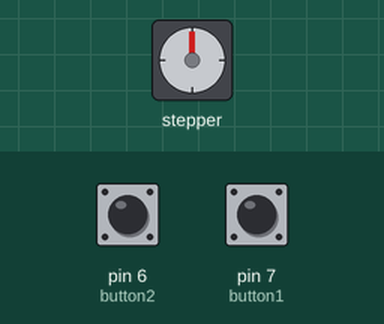
Simulated run of this sketch. Board: Arduino Uno, built with avr-gcc and run on an emulated ATmega328P. Parts: stepper motor. Inputs (shaded band) come from the test bench; at power-on: pin 6 (button2) LOW, pin 7 (button1) LOW. Stepper angles assume 500 steps per turn.

Above: at 1.2 s.
1.3 s: pin 6 (button2) pulled HIGH for 1 s
At 1.45 s:
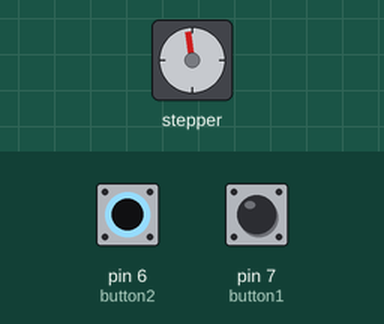
3.8 s: pin 7 (button1) pulled HIGH for 3.2 s
At 7.7 s:
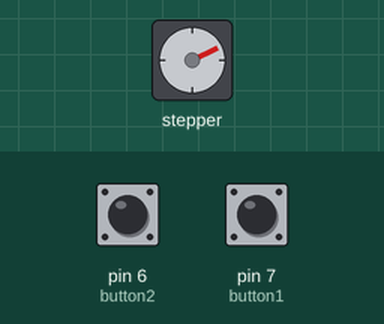
8.5 s: pin 6 (button2) pulled HIGH for 0.15 s
At 9.4 s:
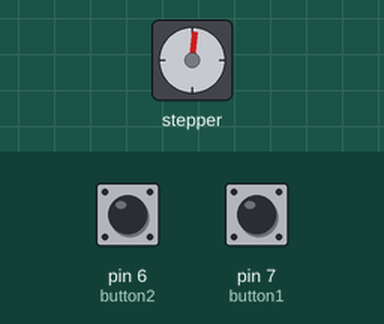
10.1 s: pin 7 (button1) pulled HIGH for 1 s
At 10.55 s:
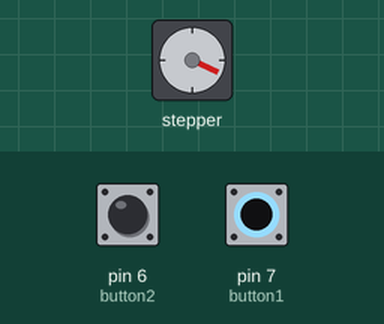
12.6 s: pin 6 (button2) pulled HIGH for 0.15 s
At 13.8 s:
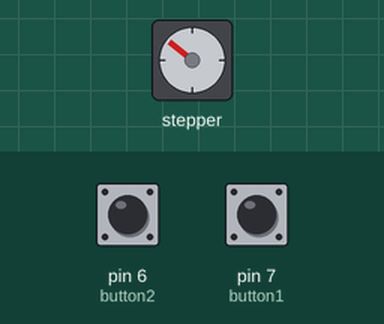
14.2 s: pin 6 (button2) pulled HIGH for 3.2 s
At 18.0 s:
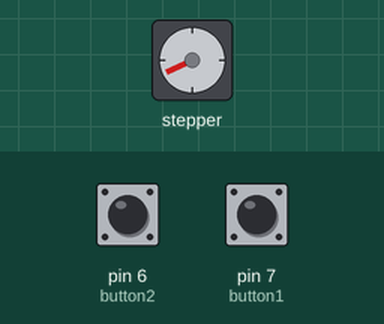
Timing chart, 0 to 19.5 s (numbered marks = the images above; inputs shaded):
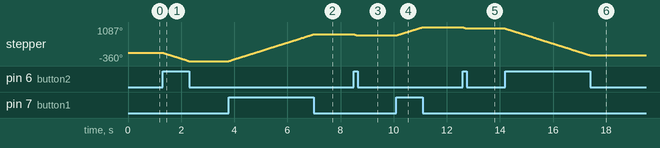

Measured:
- after the input at 1.3 s, stepper: turns 360° counter-clockwise in 0.99 s, starting at once
- after the input at 3.8 s, stepper: turns 1144° clockwise in 3.2 s, starting at once
- after the input at 8.5 s, stepper: turns 57° counter-clockwise in 0.14 s, starting at once
- after the input at 10.1 s, stepper: turns 360° clockwise in 0.99 s, starting at once
- after the input at 12.6 s, stepper: turns 58° counter-clockwise in 0.14 s, starting at once
- after the input at 14.2 s, stepper: turns 1145° counter-clockwise in 3.2 s, starting at once

The sketch:

Pratica23_Motor_Passo_Botoes.ino
```cpp
#include <Stepper.h> //Inclusão da biblioteca

#define STEPS 500 // Definir o numero de passos por volta
int button1 = 7;  // pino 7 atribuido ao botao 1
int button2 = 6;  // pino 4 atribuido ao botao 2
int buttonState1 = 0; // Estado logico do botao 1
int buttonState2 = 0; // Estado logico do botao 2
Stepper passos(STEPS, 8, 10, 9, 11); // Motor de passo ligados pinos 8 a 11:

void setup(){
  pinMode(button1, INPUT); //declarado pino 7 como entrada
  pinMode(button2, INPUT);  //declarado pino 4 como entrada
  passos.setSpeed(60);  // Velocidade do motor
}

void loop() {
  buttonState1=digitalRead(button1); // verifica se o botão foi pressionado
  buttonState2=digitalRead(button2); // e armazena resultado na variavel state

  if(buttonState1 == HIGH){    // verifica se o botão foi pressionado
      passos.step(10);        // e armazena resultado na variavel buttonState
    if(buttonState1 == LOW){
      return;                 // quando o boto for solto a funço return
    }                         // força a sair dos if's para o inicio do loop
  }
  if(buttonState2 == HIGH){
    passos.step(-10);
    if(buttonState2 == LOW){
      return;
    }
  }
}
```
